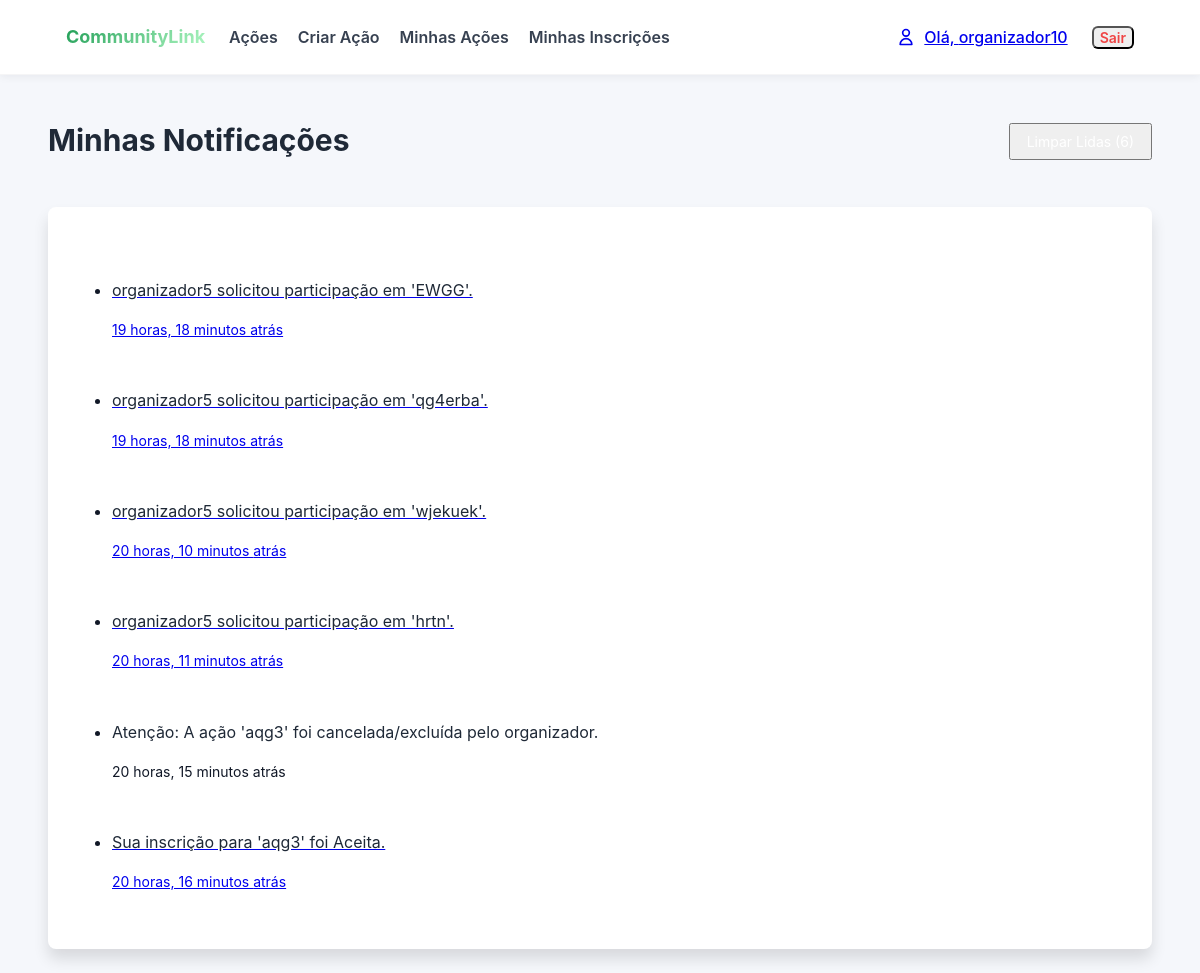
The page /acoes/notificacoes/ (signed in) on the database its author committed.
### acoes/models.py (models this page shows, shortened)
class Notificacao(models.Model):
    destinatario = models.ForeignKey(User, on_delete=models.CASCADE)
    mensagem = models.CharField(max_length=255)
    lida = models.BooleanField(default=False)
    created_at = models.DateTimeField(auto_now_add=True)
    link = models.URLField(blank=True, null=True)
    class Meta:
        ordering = ['-created_at'] # Mais recentes primeiro

### acoes/views.py (the view)
# urls.py: path('notificacoes/', views.notificacoes_list, name='notificacoes_list'),
@login_required
def notificacoes_list(request):
    qs = Notificacao.objects.filter(destinatario=request.user)
    nao_lidas = qs.filter(lida=False)
    page_obj = paginar_queryset(request, qs, itens_por_pagina=10)
    for notif in page_obj:
        if not notif.lida:
            notif.lida = True
            notif.save()
    lidas_count = Notificacao.objects.filter(destinatario=request.user, lida=True).count()
    context = {
        'notificacoes': page_obj,
        'lidas_count': lidas_count,
        'page_param': 'page'
    }
    return render(request, 'acoes/notificacoes_list.html', context)

### acoes/context_processors.py (called while the page is built)
def auth_groups_processor(request):
    is_organizador = False
    is_voluntario = False
    unread_notification_count = 0 # Valor padrão
    if request.user.is_authenticated:
        is_organizador = request.user.groups.filter(name='Organizadores').exists()
        is_voluntario = request.user.groups.filter(name='Voluntarios').exists()
        unread_notification_count = Notificacao.objects.filter(
            destinatario=request.user,
            lida=False
        ).count()
    return {
        'is_organizador': is_organizador,
        'is_voluntario': is_voluntario,
        'unread_notification_count': unread_notification_count
    }

### acoes/views.py (called while the page is built)
def paginar_queryset(request, queryset, itens_por_pagina=5, param_name='page'):
    paginator = Paginator(queryset, itens_por_pagina)
    page_number = request.GET.get(param_name)
    page_obj = paginator.get_page(page_number)
    return page_obj

### acoes/templates/acoes/notificacoes_list.html (shortened to what this page needs)
{% extends 'acoes/base.html' %}
{% block content %}
<div class="flex justify-between items-center mb-6">
    <h1 class="text-3xl font-bold text-gray-800">Minhas Notificações</h1>
    {% if lidas_count > 0 %}
        <form method="POST" action="{% url 'acoes:notificacoes_clear' %}">
            <button type="submit" class="bg-red-500 text-white py-2 px-4 rounded-md hover:bg-red-600 text-sm">
            </button>
        </form>
    {% endif %}
</div>
<div class="bg-white rounded-lg shadow-xl p-6">
    {% if not notificacoes %}
        <p class="text-gray-700">Você não tem nenhuma notificação.</p>
    {% else %}
        <ul class="divide-y divide-gray-200">
            {% for notificacao in notificacoes %}
                <li class="py-4">
                    {% if notificacao.link %}
                        <a href="{{ notificacao.link }}" class="block hover:bg-gray-50 p-2 rounded-md">
                            <p class="text-gray-800 {% if not notificacao.lida %}font-bold{% endif %}">
                                {{ notificacao.mensagem }}
                            </p>
                            <span class="text-sm text-gray-500">
                                {{ notificacao.created_at|timesince }} atrás
                            </span>
                        </a>
                    {% else %}
                        <div class="p-2">
                            <p class="text-gray-800 {% if not notificacao.lida %}font-bold{% endif %}">
                                {{ notificacao.mensagem }}
                            </p>
                            <span class="text-sm text-gray-500">
                                {{ notificacao.created_at|timesince }} atrás
                            </span>
                        </div>
                    {% endif %}
                </li>
            {% endfor %}
        </ul>
    {% endif %}
</div>
{% endblock %}

### acoes/templates/acoes/base.html (shortened to what this page needs)
<!DOCTYPE html>
{% load static %}
<html lang="pt-br">
<head>
    <link rel="stylesheet" href="{% static 'css/style.css' %}">
</head>
<body>
    <nav class="site-nav">
        <div class="container">
            <div class="nav-row">
                <div class="nav-left">
                    <div>
                        <a href="{% url 'acoes:acao_list' %}" class="brand">
                            <span class="brand-text">CommunityLink</span>
                        </a>
                    </div>
                    <div class="nav-links">
                        <a href="{% url 'acoes:acao_list' %}" class="py-4 px-2 text-gray-700 hover:text-green-600 font-semibold">Ações</a>
                        {% if user.is_authenticated %}
                            {% if is_organizador or user.is_superuser %}
                            <a href="{% url 'acoes:acao_create' %}" class="py-4 px-2 text-gray-700 hover:text-green-600 font-semibold">Criar Ação</a>
                            <a href="{% url 'acoes:minhas_acoes' %}" class="py-4 px-2 text-gray-700 hover:text-green-600 font-semibold">Minhas Ações</a>
                            {% endif %}
                            <a href="{% url 'acoes:minhas_inscricoes' %}" class="py-4 px-2 text-gray-700 hover:text-green-600 font-semibold">Minhas Inscrições</a>
                        {% endif %}
                    </div>
                </div>
                <div class="nav-right">
                    {% if user.is_authenticated %}
                        <div class="flex items-center gap-4" style="display: inline-flex; align-items: center; gap: 1rem;">
                            <a href="{% url 'acoes:perfil' %}" class="flex items-center gap-2 py-2 px-2 text-gray-600 hover:text-green-600 transition group" style="display: flex; align-items: center; gap: 0.5rem;">
                                <span class="font-medium">Olá, {{ request.user.username }}</span>
                            </a>
                            <form method="post" action="{% url 'acoes:logout' %}" style="display:inline;">
                                <button type="submit" class="text-sm text-red-500 hover:text-red-700 font-semibold border border-red-200 hover:border-red-400 px-3 py-1 rounded transition" style="cursor: pointer;">
                                    Sair
                                </button>
                            </form>
                        </div>
                        {% else %}
                            <a href="{% url 'acoes:signin' %}" class="py-4 px-2 text-gray-700 hover:text-green-600 font-semibold">Entrar</a>
                            <a href="{% url 'acoes:signup' %}" class="py-4 px-2 text-gray-700 hover:text-green-600 font-semibold">Cadastrar</a>
                    {% endif %}
                </div>
            </div>
        </div>
    </nav>
    <main class="max-w-6xl mx-auto p-6">
        {% block content %}
        {% endblock %}
    </main>
</body>
</html>

### static/css/style.css (style rules this page uses)
:root { --bg: #f5f7fb; --card: #ffffff; --muted: #6b7280; --accent: #1f9d55; --accent-600: #15803d; --danger: #dc2626; --max-width: 1100px; --app-font: -apple-system, BlinkMacSystemFont, "Segoe UI", Roboto, "Helvetica Neue", Arial, sans-serif; }
* { box-sizing: border-box; }
html, body { height: 100%; }
body { margin: 0; font-family: var(--app-font); background: var(--bg); color: #111827; line-height: 1.45; -webkit-font-smoothing: antialiased; }
h1,h2,h3,h4,h5,h6, p, a, button, input, textarea, select, label, .btn, .badge, .brand-text, .card-title { font-family: inherit; }
.container { max-width: var(--max-width); margin: 0 auto; padding: 0 1rem; }
.site-nav { background: var(--card); box-shadow: 0 2px 8px rgba(15,23,42,0.06); border-bottom: 1px solid rgba(15,23,42,0.04); }
.site-nav .nav-row { display: flex; justify-content: space-between; align-items: center; padding: 0.6rem 0; }
.brand { text-decoration: none; display: inline-flex; align-items:center; }
.brand-text { font-weight: 700; background: linear-gradient(135deg, var(--accent) 0%, #b0f8c3 100%); -webkit-background-clip: text; -webkit-text-fill-color: transparent; background-clip: text; font-size: 1.125rem; }
.nav-left { display:flex; gap:1rem; align-items:center; }
.nav-links { display:flex; gap:0.25rem; align-items:center; }
.nav-links a { display:inline-block; padding:0.6rem 0.6rem; color: var(--muted); text-decoration:none; font-weight:600; border-radius:4px; }
.nav-right { display:flex; gap:0.5rem; align-items:center; }
a { transition: color .12s ease, background .12s ease; }
.bg-white { background: #ffffff !important; }
.text-white { color: #ffffff !important; }
.text-gray-700 { color: #374151 !important; }
.text-gray-800 { color: #1f2937 !important; }
.text-red-500 { color: #ef4444 !important; }
.p-6 { padding: 1.5rem !important; }
.py-4 { padding-top: 1rem !important; padding-bottom: 1rem !important; }
.px-4 { padding-left: 1rem !important; padding-right: 1rem !important; }
.py-2 { padding-top: 0.5rem !important; padding-bottom: 0.5rem !important; }
.px-2 { padding-left: 0.5rem !important; padding-right: 0.5rem !important; }
.mb-6 { margin-bottom: 1.5rem !important; }
.max-w-6xl { max-width: 72rem !important; }
.mx-auto { margin-left: auto !important; margin-right: auto !important; }
.text-sm { font-size: 0.875rem !important; }
.text-3xl { font-size: 1.875rem !important; }
.font-bold { font-weight: 700 !important; }
.font-semibold { font-weight: 600 !important; }
.font-medium { font-weight: 500 !important; }
.rounded-lg { border-radius: 0.5rem !important; }
.shadow-xl { box-shadow: 0 10px 15px rgba(0,0,0,0.12) !important; }
.transition { transition: all 0.2s ease-in-out !important; }
.flex { display:flex !important; }
.justify-between { justify-content: space-between !important; }
.items-center { align-items: center !important; }
.gap-4 { gap: 1rem !important; }
.rounded { border-radius: 0.375rem !important; }

### rows shown on the page
Notificacao: mensagem "organizador5 solicitou participação em 'EWGG'.", created_at "19 horas, 18 minutos"
Notificacao: mensagem "organizador5 solicitou participação em 'qg4erba'.", created_at "19 horas, 18 minutos"
Notificacao: mensagem "organizador5 solicitou participação em 'wjekuek'.", created_at "20 horas, 10 minutos"
Notificacao: mensagem "organizador5 solicitou participação em 'hrtn'.", created_at "20 horas, 11 minutos"
Notificacao: mensagem "Atenção: A ação 'aqg3' foi cancelada/excluída pelo organizador.", created_at "20 horas, 15 minutos"
Notificacao: mensagem "Sua inscrição para 'aqg3' foi Aceita.", created_at "20 horas, 16 minutos"

### other values the page prints
{{ request.user.username }} "organizador10"
